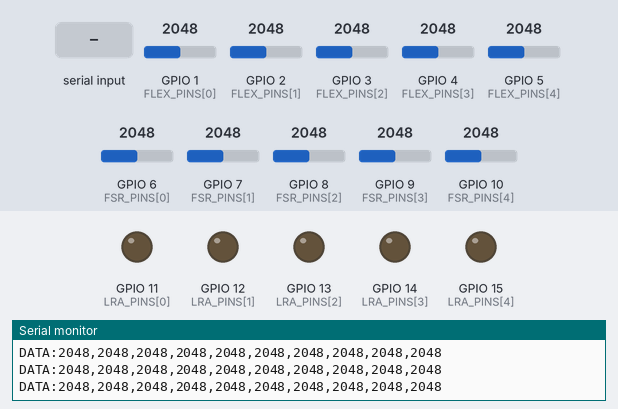
Bench run of a program on a simulated ESP32-S3. Shown: output pins drawn as LEDs (lit = HIGH), the last lines printed to the serial monitor. Inputs (shaded band) come from the test bench; at power-on: GPIO 1 (FLEX_PINS[0]) = 2048, GPIO 2 (FLEX_PINS[1]) = 2048, GPIO 3 (FLEX_PINS[2]) = 2048, GPIO 4 (FLEX_PINS[3]) = 2048, GPIO 5 (FLEX_PINS[4]) = 2048, GPIO 6 (FSR_PINS[0]) = 2048, GPIO 7 (FSR_PINS[1]) = 2048, GPIO 8 (FSR_PINS[2]) = 2048, GPIO 9 (FSR_PINS[3]) = 2048, GPIO 10 (FSR_PINS[4]) = 2048 (analog values on the 0–4095 scale). WiFi joins after 1.5 s; servers stay silent unless stated.

Above: at 2.7 s.
2.8 s: "H1,255\n" received over Serial
At 3.1 s:
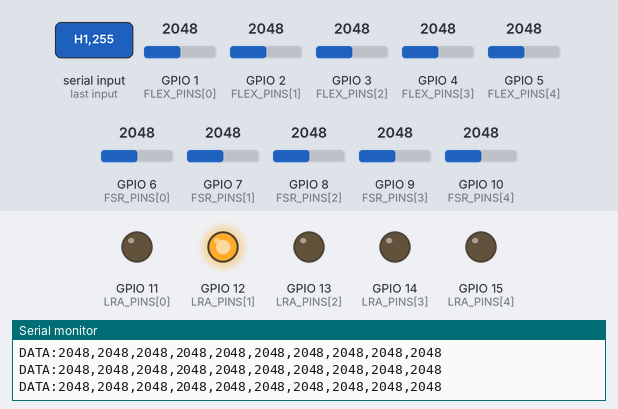
4.3 s: "p" received over Serial
At 4.31 s:
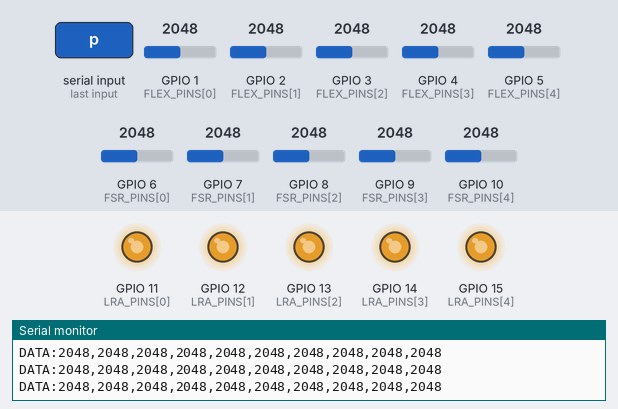
5.8 s: "A90\n" received over Serial
At 6.5 s:
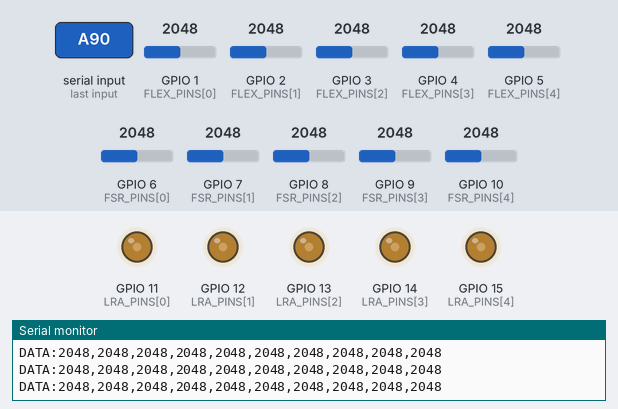
7.3 s: "A,45\n" received over Serial
At 7.7 s:
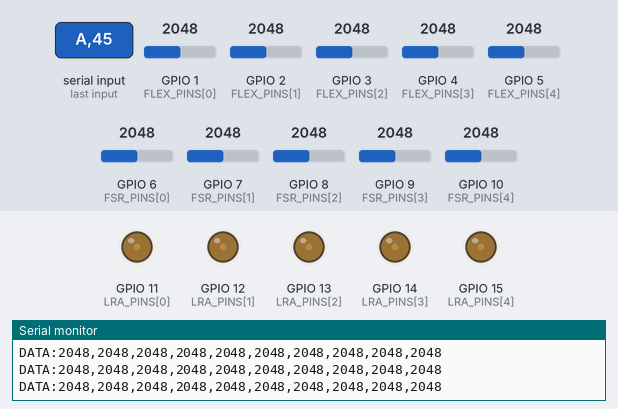
8.8 s: "H1,255\n" received over Serial
At 10.0 s:
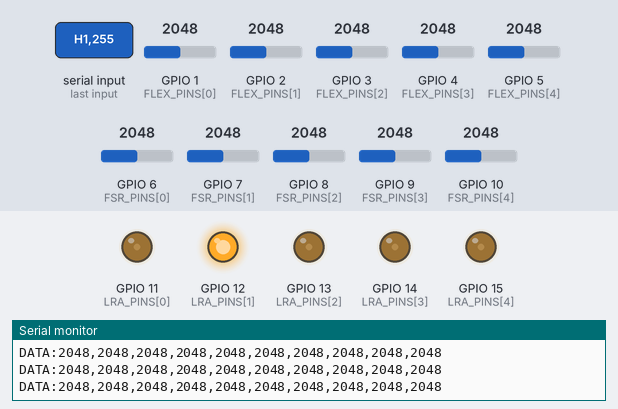
10.3 s: "a,45\n" received over Serial
At 11.2 s:
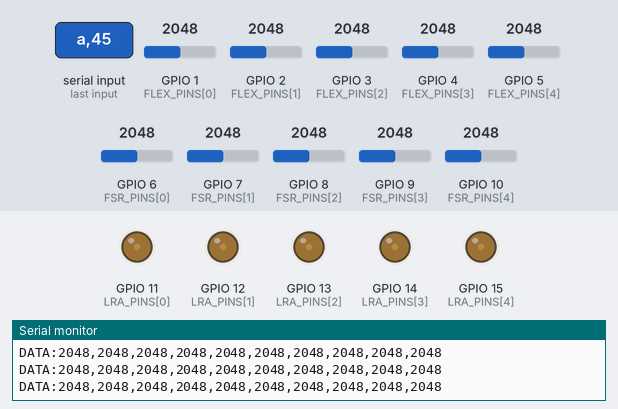
Timing chart, 0 to 12.8 s (numbered marks = the images above; inputs shaded):
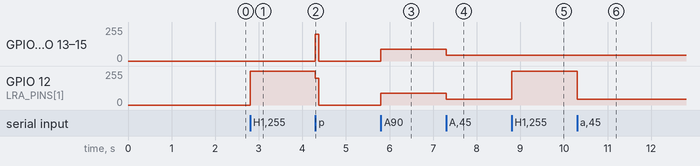

The program:

main.cpp
```cpp
#include <Arduino.h>
#include <WiFi.h>
#include <WiFiUdp.h>
#include "pin_map.h"
#include "config.h"

// ── Sensor state ────────────────────────────────────────────────────────────
uint16_t flex_raw[NUM_FINGERS];
uint16_t fsr_raw[NUM_FINGERS];

// ── Motor state ─────────────────────────────────────────────────────────────
uint8_t lra_intensity[NUM_FINGERS] = {0};  // 0-255, set by serial commands

// ── WiFi & UDP state ────────────────────────────────────────────────────────
WiFiUDP udp_sensor;  // for broadcasting sensor data
WiFiUDP udp_haptic;  // for receiving haptic commands
IPAddress broadcast_ip;
bool wifi_connected = false;
unsigned long last_udp_send = 0;

// ── Timing ──────────────────────────────────────────────────────────────────
static const unsigned long SENSOR_INTERVAL_MS = 20;  // 50Hz sensor read
static const unsigned long PRINT_INTERVAL_MS = 100;  // 10Hz serial output
unsigned long last_sensor = 0;
unsigned long last_print = 0;

void setup_wifi() {
    Serial.print("Connecting to WiFi SSID: ");
    Serial.println(WIFI_SSID);

    WiFi.mode(WIFI_STA);
    WiFi.begin(WIFI_SSID, WIFI_PASSWORD);

    unsigned long start = millis();
    while (WiFi.status() != WL_CONNECTED && (millis() - start) < WIFI_TIMEOUT_MS) {
        delay(250);
        Serial.print(".");
    }
    Serial.println();

    if (WiFi.status() == WL_CONNECTED) {
        wifi_connected = true;
        Serial.print("WiFi connected! IP: ");
        Serial.println(WiFi.localIP());

        // Parse broadcast IP
        broadcast_ip.fromString(UDP_BROADCAST_IP);

        // Start UDP listeners
        udp_sensor.begin(UDP_SENSOR_PORT);
        udp_haptic.begin(UDP_HAPTIC_PORT);

        Serial.printf("UDP sensor broadcast -> %s:%d\n", UDP_BROADCAST_IP, UDP_SENSOR_PORT);
        Serial.printf("UDP haptic listener on port %d\n", UDP_HAPTIC_PORT);
    } else {
        wifi_connected = false;
        Serial.println("WiFi connection failed — using serial only");
    }
}

void setup() {
    Serial.begin(115200);
    while (!Serial && millis() < 3000);  // wait up to 3s for USB serial

    Serial.println("SOMA Haptic Glove v0.2 — Alpha (WiFi Edition)");
    Serial.println("Initializing...");

    // Configure ADC
    analogReadResolution(12);  // 12-bit ADC (0-4095)
    analogSetAttenuation(ADC_11db);  // full 0-3.3V range

    // Configure flex sensor pins as input
    for (int i = 0; i < NUM_FINGERS; i++) {
        pinMode(FLEX_PINS[i], INPUT);
    }

    // Configure FSR sensor pins as input
    for (int i = 0; i < NUM_FINGERS; i++) {
        pinMode(FSR_PINS[i], INPUT);
    }

    // Configure LRA motor PWM channels (legacy API: channel-based)
    for (int i = 0; i < NUM_FINGERS; i++) {
        ledcSetup(i, LRA_FREQ, LRA_RESOLUTION);  // channel i, 235Hz, 8-bit
        ledcAttachPin(LRA_PINS[i], i);            // attach pin to channel
        ledcWrite(i, 0);                          // start silent
    }

    Serial.println("Hardware initialized. Sensors: 5 flex + 5 FSR. Motors: 5 LRA.");

    // Initialize WiFi
    setup_wifi();

    Serial.println("Ready. Commands (serial or UDP):");
    Serial.println("  H<finger><intensity> (e.g. H1255 = index full buzz)");
    Serial.println("  A<intensity> = all fingers");
    Serial.println("  P = pulse all (quick tap)");
    Serial.println("  S = stop all");
}

void read_sensors() {
    for (int i = 0; i < NUM_FINGERS; i++) {
        flex_raw[i] = analogRead(FLEX_PINS[i]);
        fsr_raw[i] = analogRead(FSR_PINS[i]);
    }
}

void print_sensors() {
    // CSV format: F0,F1,F2,F3,F4,P0,P1,P2,P3,P4
    // F = flex (bend), P = pressure (FSR)
    Serial.print("DATA:");
    for (int i = 0; i < NUM_FINGERS; i++) {
        Serial.print(flex_raw[i]);
        Serial.print(",");
    }
    for (int i = 0; i < NUM_FINGERS; i++) {
        Serial.print(fsr_raw[i]);
        if (i < NUM_FINGERS - 1) Serial.print(",");
    }
    Serial.println();
}

void send_udp_sensors() {
    if (!wifi_connected) return;

    // Build same CSV format as serial: F0,F1,F2,F3,F4,P0,P1,P2,P3,P4
    char buf[128];
    int len = snprintf(buf, sizeof(buf), "DATA:%d,%d,%d,%d,%d,%d,%d,%d,%d,%d\n",
        flex_raw[0], flex_raw[1], flex_raw[2], flex_raw[3], flex_raw[4],
        fsr_raw[0], fsr_raw[1], fsr_raw[2], fsr_raw[3], fsr_raw[4]);

    udp_sensor.beginPacket(broadcast_ip, UDP_SENSOR_PORT);
    udp_sensor.write((uint8_t*)buf, len);
    udp_sensor.endPacket();
}

void set_motor(int finger, uint8_t intensity) {
    if (finger < 0 || finger >= NUM_FINGERS) return;
    lra_intensity[finger] = intensity;
    ledcWrite(finger, intensity);  // channel = finger index
}

void pulse_all() {
    // Quick 80ms tap on all fingers — "I'm here"
    for (int i = 0; i < NUM_FINGERS; i++) {
        ledcWrite(i, 200);
    }
    delay(80);
    for (int i = 0; i < NUM_FINGERS; i++) {
        ledcWrite(i, 0);
        lra_intensity[i] = 0;
    }
}

void process_haptic_command(char cmd, Stream* source) {
    // Process haptic command from serial or UDP
    // source is used for reading additional bytes (Serial or a buffer wrapper)
    switch (cmd) {
        case 'H': case 'h': {
            // H<finger 0-4><intensity 0-255>
            // For UDP, we expect the full command in one packet
            break;
        }
        case 'A': case 'a': {
            // A<intensity> — all fingers
            break;
        }
        case 'P': case 'p':
            pulse_all();
            Serial.println("Pulse!");
            break;
        case 'S': case 's':
            for (int i = 0; i < NUM_FINGERS; i++) {
                set_motor(i, 0);
            }
            Serial.println("All motors stopped");
            break;
    }
}

void handle_serial() {
    if (!Serial.available()) return;

    char cmd = Serial.read();
    switch (cmd) {
        case 'H': case 'h': {
            // H<finger 0-4><intensity 0-255>
            while (!Serial.available());
            int finger = Serial.read() - '0';
            int intensity = Serial.parseInt();
            set_motor(finger, (uint8_t)constrain(intensity, 0, 255));
            Serial.printf("Motor %d -> %d\n", finger, intensity);
            break;
        }
        case 'A': case 'a': {
            // A<intensity> — all fingers
            int intensity = Serial.parseInt();
            for (int i = 0; i < NUM_FINGERS; i++) {
                set_motor(i, (uint8_t)constrain(intensity, 0, 255));
            }
            Serial.printf("All motors -> %d\n", intensity);
            break;
        }
        case 'P': case 'p':
            pulse_all();
            Serial.println("Pulse!");
            break;
        case 'S': case 's':
            for (int i = 0; i < NUM_FINGERS; i++) {
                set_motor(i, 0);
            }
            Serial.println("All motors stopped");
            break;
    }
}

void handle_udp() {
    if (!wifi_connected) return;

    int packet_size = udp_haptic.parsePacket();
    if (packet_size == 0) return;

    // Read packet into buffer
    char buf[64];
    int len = udp_haptic.read(buf, sizeof(buf) - 1);
    if (len <= 0) return;
    buf[len] = '\0';

    // Parse haptic command (same protocol as serial)
    char cmd = buf[0];
    switch (cmd) {
        case 'H': case 'h': {
            // H<finger 0-4><intensity 0-255>
            // Example: "H1255" or "H1,255"
            if (len >= 2) {
                int finger = buf[1] - '0';
                int intensity = atoi(&buf[2]);
                if (finger >= 0 && finger < NUM_FINGERS) {
                    set_motor(finger, (uint8_t)constrain(intensity, 0, 255));
                    Serial.printf("UDP: Motor %d -> %d\n", finger, intensity);
                }
            }
            break;
        }
        case 'A': case 'a': {
            // A<intensity> — all fingers
            // Example: "A200"
            int intensity = atoi(&buf[1]);
            for (int i = 0; i < NUM_FINGERS; i++) {
                set_motor(i, (uint8_t)constrain(intensity, 0, 255));
            }
            Serial.printf("UDP: All motors -> %d\n", intensity);
            break;
        }
        case 'P': case 'p':
            pulse_all();
            Serial.println("UDP: Pulse!");
            break;
        case 'S': case 's':
            for (int i = 0; i < NUM_FINGERS; i++) {
                set_motor(i, 0);
            }
            Serial.println("UDP: All motors stopped");
            break;
    }
}

void loop() {
    unsigned long now = millis();

    // Read sensors at 50Hz
    if (now - last_sensor >= SENSOR_INTERVAL_MS) {
        read_sensors();
        last_sensor = now;
    }

    // Print to serial at 10Hz
    if (now - last_print >= PRINT_INTERVAL_MS) {
        print_sensors();
        last_print = now;
    }

    // Send UDP sensor data at configured rate (10Hz by default)
    if (wifi_connected && (now - last_udp_send >= UDP_SENSOR_INTERVAL)) {
        send_udp_sensors();
        last_udp_send = now;
    }

    // Handle commands from both serial and UDP
    handle_serial();
    handle_udp();
}
```

pin_map.h
```cpp
#pragma once

// ── SOMA Haptic Glove — Pin Map ─────────────────────────────────────────────
// ESP32-S3-DevKitC-1-N8R8
//
// Flex sensors: voltage divider with 10k pull-down -> ADC1 channels
// FSR sensors:  voltage divider with 10k pull-down -> ADC1 channels
// LRA motors:   PWM at 235Hz through NPN transistor (2N2222 or similar)
//
// Finger order: thumb=0, index=1, middle=2, ring=3, pinky=4

// ── Flex Sensors (ADC1) — finger bend angle ─────────────────────────────────
// Wire: 3.3V -> flex sensor -> GPIO pin -> 10k resistor -> GND
static const int FLEX_PINS[5] = {
    1,   // thumb   — GPIO1  (ADC1_CH0)
    2,   // index   — GPIO2  (ADC1_CH1)
    3,   // middle  — GPIO3  (ADC1_CH2)
    4,   // ring    — GPIO4  (ADC1_CH3)
    5,   // pinky   — GPIO5  (ADC1_CH4)
};

// ── FSR Sensors (ADC1) — fingertip pressure ─────────────────────────────────
// Wire: 3.3V -> FSR -> GPIO pin -> 10k resistor -> GND
static const int FSR_PINS[5] = {
    6,   // thumb   — GPIO6  (ADC1_CH5)
    7,   // index   — GPIO7  (ADC1_CH6)
    8,   // middle  — GPIO8  (ADC1_CH7)
    9,   // ring    — GPIO9  (ADC1_CH8)
    10,  // pinky   — GPIO10 (ADC1_CH9)
};

// ── LRA Haptic Motors (LEDC PWM) — fingertip vibration feedback ─────────────
// Wire: GPIO -> 1k resistor -> NPN base, NPN collector -> motor -> 3.3V,
//       NPN emitter -> GND, flyback diode across motor
// Drive at 235Hz (motor resonant frequency) for maximum haptic effect
static const int LRA_PINS[5] = {
    11,  // thumb   — GPIO11
    12,  // index   — GPIO12
    13,  // middle  — GPIO13
    14,  // ring    — GPIO14
    15,  // pinky   — GPIO15
};

static const int LRA_FREQ = 235;       // resonant frequency Hz
static const int LRA_RESOLUTION = 8;   // 8-bit PWM (0-255)
static const int NUM_FINGERS = 5;

// ── Status LED ──────────────────────────────────────────────────────────────
static const int LED_PIN = 48;          // onboard RGB LED (NeoPixel on DevKitC-1)
```

config.h
```cpp
#pragma once

// ── SOMA Haptic Glove — Network Configuration ───────────────────────────────
// WiFi credentials and UDP settings for wireless sensor/haptic communication

// ── WiFi Station Mode ───────────────────────────────────────────────────────
#define WIFI_SSID     "YourWiFiSSID"        // Replace with your network SSID
#define WIFI_PASSWORD "YourWiFiPassword"    // Replace with your network password

// Maximum time to wait for WiFi connection before falling back to serial-only
#define WIFI_TIMEOUT_MS 10000  // 10 seconds

// ── UDP Communication ───────────────────────────────────────────────────────
// Sensor data broadcast (glove -> host)
#define UDP_SENSOR_PORT     9001
#define UDP_SENSOR_INTERVAL 100   // ms — 10Hz broadcast rate

// Haptic command listener (host -> glove)
#define UDP_HAPTIC_PORT     9002

// Broadcast IP (typically 255.255.255.255 for local subnet broadcast)
// Or set to specific host IP if you want unicast instead
#define UDP_BROADCAST_IP    "255.255.255.255"

// ── Network Status LED ──────────────────────────────────────────────────────
// Use onboard LED to indicate WiFi status
// (optional — can be disabled if LED_PIN is used for other purposes)
#define WIFI_STATUS_LED_ENABLED true
```

Measured:
- after the input at 2.8 s, GPIO 12 (LRA_PINS[1]): 0/255 → 255/255 at once
- after the input at 4.3 s, GPIO 11 (LRA_PINS[0]), GPIO 13 (LRA_PINS[2]), GPIO 14 (LRA_PINS[3]), GPIO 15 (LRA_PINS[4]): 0/255 → 199/255 at once, → 0/255 0.08 s later; GPIO 12 (LRA_PINS[1]): 255/255 → 199/255 at once, → 0/255 0.08 s later
- after the input at 5.8 s, GPIO 11 (LRA_PINS[0]), GPIO 12 (LRA_PINS[1]), GPIO 13 (LRA_PINS[2]), GPIO 14 (LRA_PINS[3]), GPIO 15 (LRA_PINS[4]): 0/255 → 90/255 at once
- after the input at 7.3 s, GPIO 11 (LRA_PINS[0]), GPIO 12 (LRA_PINS[1]), GPIO 13 (LRA_PINS[2]), GPIO 14 (LRA_PINS[3]), GPIO 15 (LRA_PINS[4]): 90/255 → 45/255 at once
- after the input at 8.8 s, GPIO 12 (LRA_PINS[1]): 45/255 → 255/255 at once
- after the input at 10.3 s, GPIO 12 (LRA_PINS[1]): 255/255 → 45/255 at once
